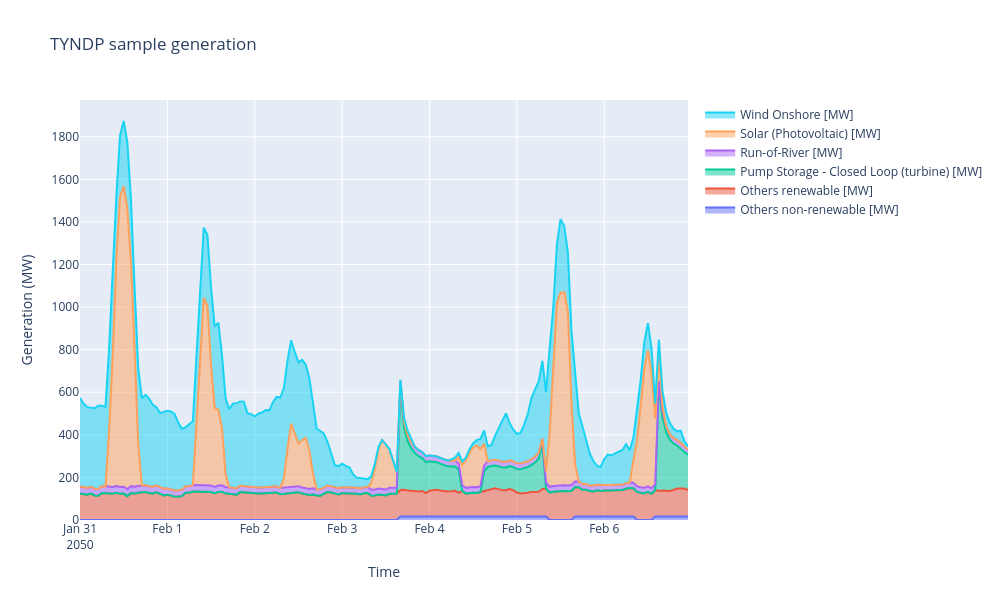

The notebook cell saved with this chart:
### Code cell
plot_sample = sample.iloc[:, :10] if sample.shape[1] > 10 else sample
fig = go.Figure()
for col in plot_sample.columns:
    fig.add_trace(
        go.Scatter(
            x=plot_sample.index,
            y=plot_sample[col],
            name=str(col),
            mode="lines",
            stackgroup="one",
        )
    )
fig.update_layout(
    title="TYNDP sample generation",
    xaxis_title="Time",
    yaxis_title="Generation (MW)",
    hovermode="x unified",
    height=600,
    width=1000,
)
fig.show()

### Figure 1 — Plotly figure (JSON) as saved in the notebook; plotly's stock layout.template omitted (floating-point values rounded to 4 significant figures; data arrays with more than 128 entries replaced by an {"elided": "..."} marker saying what was removed)
{"data": [{"mode": "lines", "name": "Others non-renewable [MW]", "stackgroup": "one", "type": "scatter", "x": {"elided": "168 str values"}, "y": {"elided": "168 int values"}}, {"mode": "lines", "name": "Others renewable [MW]", "stackgroup": "one", "type": "scatter", "x": {"elided": "168 str values"}, "y": {"elided": "168 int values"}}, {"mode": "lines", "name": "Pump Storage - Closed Loop (turbine) [MW]", "stackgroup": "one", "type": "scatter", "x": {"elided": "168 str values"}, "y": {"elided": "168 int values"}}, {"mode": "lines", "name": "Run-of-River [MW]", "stackgroup": "one", "type": "scatter", "x": {"elided": "168 str values"}, "y": {"elided": "168 int values"}}, {"mode": "lines", "name": "Solar (Photovoltaic) [MW]", "stackgroup": "one", "type": "scatter", "x": {"elided": "168 str values"}, "y": {"elided": "168 int values"}}, {"mode": "lines", "name": "Wind Onshore [MW]", "stackgroup": "one", "type": "scatter", "x": {"elided": "168 str values"}, "y": {"elided": "168 int values"}}], "layout": {"height": 600, "hovermode": "x unified", "title": {"text": "TYNDP sample generation"}, "width": 1000, "xaxis": {"title": {"text": "Time"}}, "yaxis": {"title": {"text": "Generation (MW)"}}}}
